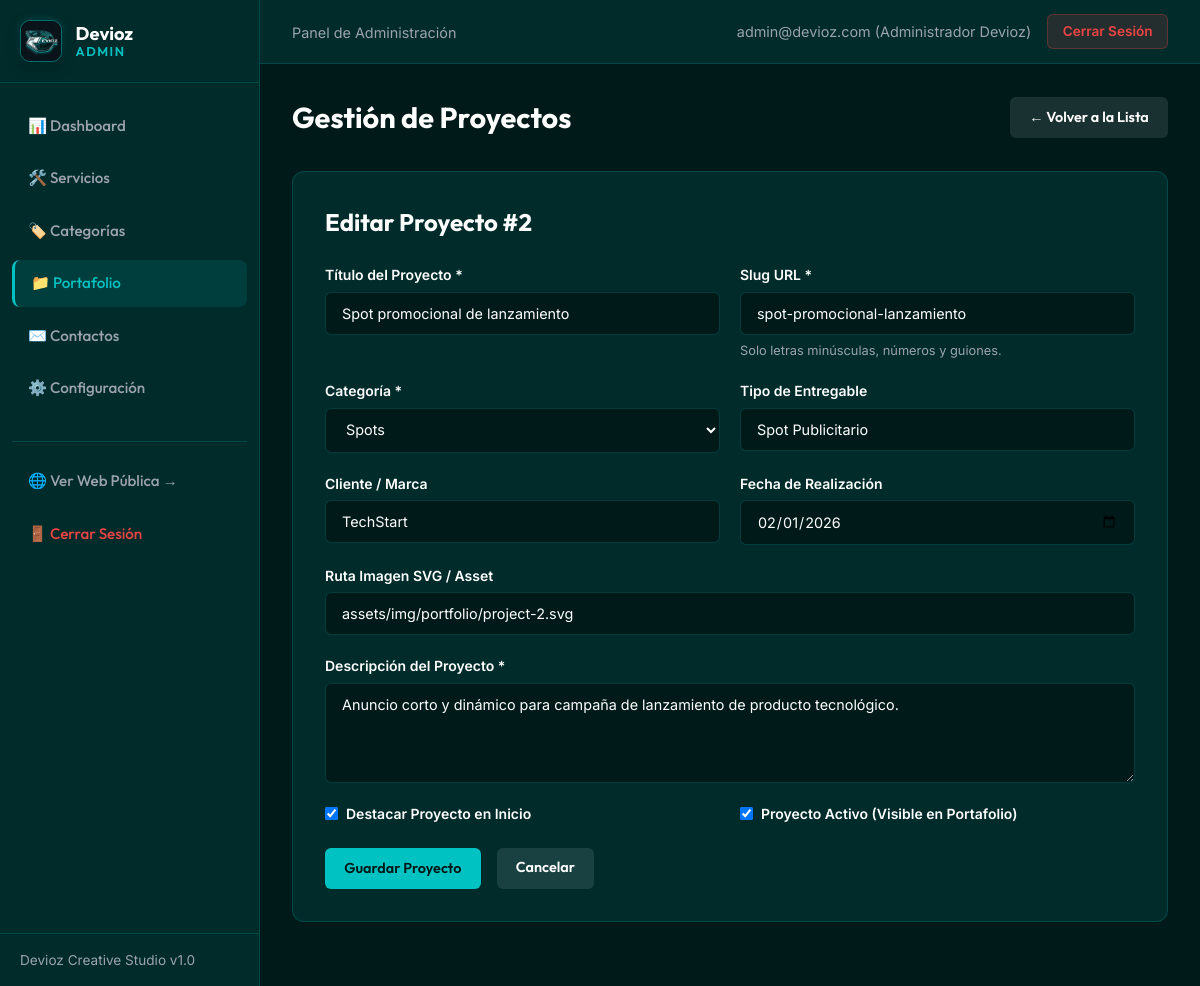
/admin/proyectos.php?action=edit&id=2 (signed in), run on the app's committed database.
### tables this page shows
CREATE TABLE `proyectos` (
  `id` INT AUTO_INCREMENT PRIMARY KEY,
  `categoria_id` INT NOT NULL,
  `titulo` VARCHAR(150) NOT NULL,
  `slug` VARCHAR(180) NOT NULL UNIQUE,
  `descripcion` TEXT NOT NULL,
  `imagen` VARCHAR(255) NULL,
  `tipo` VARCHAR(80) NULL,
  `cliente` VARCHAR(120) NULL,
  `fecha` DATE NULL,
  `destacado` TINYINT DEFAULT 0 COMMENT '1: Sí, 0: No',
  `estado` TINYINT DEFAULT 1 COMMENT '1: Activo, 0: Inactivo',
  `creado_en` TIMESTAMP DEFAULT CURRENT_TIMESTAMP,
  KEY `idx_proyectos_categoria` (`categoria_id`),
  KEY `idx_proyectos_estado` (`estado`),
  KEY `idx_proyectos_destacado` (`destacado`),
  CONSTRAINT `fk_proyectos_categorias` 
    FOREIGN KEY (`categoria_id`) 
    REFERENCES `categorias` (`id`) 
    ON DELETE CASCADE 
    ON UPDATE CASCADE
);

CREATE TABLE `categorias` (
  `id` INT AUTO_INCREMENT PRIMARY KEY,
  `nombre` VARCHAR(100) NOT NULL,
  `slug` VARCHAR(120) NOT NULL UNIQUE,
  `estado` TINYINT DEFAULT 1 COMMENT '1: Activo, 0: Inactivo',
  `creado_en` TIMESTAMP DEFAULT CURRENT_TIMESTAMP,
  KEY `idx_categorias_estado` (`estado`)
);

### backend/helpers/validation.php (called while the page is built, shortened)
<?php
function sanitizeText($data) {
    return htmlspecialchars(trim($data), ENT_QUOTES, 'UTF-8');
}

### admin/proyectos.php (the view, shortened to what this page needs)
<?php
require_once __DIR__ . '/../backend/helpers/validation.php';
$pdo = getPDOConnection();
$action = sanitizeText($_GET['action'] ?? 'list');
$editProject = null;
if ($action === 'edit' && isset($_GET['id'])) {
    $id = (int)$_GET['id'];
    $stmt = $pdo->prepare("SELECT * FROM proyectos WHERE id = :id");
    $stmt->execute(['id' => $id]);
    $editProject = $stmt->fetch();
}
$categories = $pdo->query("SELECT id, nombre, estado FROM categorias ORDER BY nombre ASC")->fetchAll();
require_once __DIR__ . '/includes/header.php';
?>
<div class="page-title-box">
  <h1 class="page-title">Gestión de Proyectos</h1>
  <?php if ($action === 'list'): ?>
    <a href="proyectos.php?action=create" class="btn-admin btn-admin-primary">+ Nuevo Proyecto</a>
  <?php else: ?>
    <a href="proyectos.php" class="btn-admin btn-admin-secondary">&larr; Volver a la Lista</a>
  <?php endif; ?>
</div>
<?php if ($action === 'create' || $action === 'edit'): ?>
  <div class="admin-card">
    <h2 style="font-family: var(--font-heading); margin-bottom: 1.5rem;">
      <?php echo $editProject ? 'Editar Proyecto #' . $editProject['id'] : 'Crear Nuevo Proyecto'; ?>
    </h2>
    <form method="POST" action="proyectos.php">
      <div class="form-grid">
        <div class="form-group-admin">
          <label for="titulo">Título del Proyecto *</label>
          <input type="text" id="titulo" name="titulo" class="form-control-admin" maxlength="150" required value="<?php echo htmlspecialchars($editProject['titulo'] ?? ''); ?>">
        </div>
        <div class="form-group-admin">
          <label for="slug">Slug URL *</label>
          <input type="text" id="slug" name="slug" class="form-control-admin" maxlength="180" placeholder="ej-campana-redes" required value="<?php echo htmlspecialchars($editProject['slug'] ?? ''); ?>">
          <small style="color: var(--devioz-gray); font-size: 0.8rem;">Solo letras minúsculas, números y guiones.</small>
        </div>
        <div class="form-group-admin">
          <label for="categoria_id">Categoría *</label>
          <select id="categoria_id" name="categoria_id" class="form-control-admin" required>
            <?php foreach ($categories as $cat): ?>
              <option value="<?php echo $cat['id']; ?>" <?php echo (isset($editProject) && $editProject['categoria_id'] == $cat['id']) ? 'selected' : ''; ?>>
                <?php echo htmlspecialchars($cat['nombre']); ?><?php echo $cat['estado'] == 0 ? ' [Inactiva]' : ''; ?>
              </option>
            <?php endforeach; ?>
          </select>
        </div>
        <div class="form-group-admin">
          <label for="tipo">Tipo de Entregable</label>
          <input type="text" id="tipo" name="tipo" class="form-control-admin" maxlength="80" placeholder="Ej. Diseño Gráfico, Spot" value="<?php echo htmlspecialchars($editProject['tipo'] ?? ''); ?>">
        </div>
        <div class="form-group-admin">
          <label for="cliente">Cliente / Marca</label>
          <input type="text" id="cliente" name="cliente" class="form-control-admin" maxlength="120" placeholder="Ej. Devioz Corp" value="<?php echo htmlspecialchars($editProject['cliente'] ?? ''); ?>">
        </div>
        <div class="form-group-admin">
          <label for="fecha">Fecha de Realización</label>
          <input type="date" id="fecha" name="fecha" class="form-control-admin" value="<?php echo htmlspecialchars($editProject['fecha'] ?? ''); ?>">
        </div>
        <div class="form-group-admin full">
          <label for="imagen">Ruta Imagen SVG / Asset</label>
          <input type="text" id="imagen" name="imagen" class="form-control-admin" maxlength="255" value="<?php echo htmlspecialchars($editProject['imagen'] ?? 'assets/img/portfolio/project-1.svg'); ?>">
        </div>
        <div class="form-group-admin full">
          <label for="descripcion">Descripción del Proyecto *</label>
          <textarea id="descripcion" name="descripcion" class="form-control-admin" maxlength="5000" required><?php echo htmlspecialchars($editProject['descripcion'] ?? ''); ?></textarea>
        </div>
        <div class="form-group-admin">
          <label style="display: flex; align-items: center; gap: 0.5rem; cursor: pointer;">
            <input type="checkbox" name="destacado" value="1" <?php echo (isset($editProject) && $editProject['destacado'] == 1) ? 'checked' : ''; ?>>
            <span>Destacar Proyecto en Inicio</span>
          </label>
        </div>
        <div class="form-group-admin">
          <label style="display: flex; align-items: center; gap: 0.5rem; cursor: pointer;">
            <input type="checkbox" name="estado" value="1" <?php echo (!isset($editProject) || $editProject['estado'] == 1) ? 'checked' : ''; ?>>
            <span>Proyecto Activo (Visible en Portafolio)</span>
          </label>
        </div>
      </div>
      <div style="margin-top: 1.5rem; display: flex; gap: 1rem;">
        <button type="submit" class="btn-admin btn-admin-primary">Guardar Proyecto</button>
        <a href="proyectos.php" class="btn-admin btn-admin-secondary">Cancelar</a>
      </div>
    </form>
  </div>
<?php endif; ?>
<?php require_once __DIR__ . '/includes/footer.php'; ?>

### admin/assets/css/admin.css (style rules this page uses)
:root { --devioz-primary: #00c2c2; --devioz-primary-hover: #00d4d4; --devioz-dark: #001a1a; --devioz-dark-secondary: #002b2b; --devioz-teal-deep: #004d4d; --devioz-teal: #14b8a6; --devioz-white: #ffffff; --devioz-gray: #9ca3af; --devioz-border: rgba(0, 194, 194, 0.2); --devioz-danger: #ef4444; --devioz-success: #25d366; --devioz-warning: #f59e0b; --sidebar-width: 260px; --font-heading: 'Outfit', sans-serif; --font-body: 'Inter', sans-serif; }
*, *::before, *::after { box-sizing: border-box; margin: 0; padding: 0; }
body { font-family: var(--font-body); background-color: var(--devioz-dark); color: var(--devioz-white); line-height: 1.5; display: flex; min-height: 100vh; }
a { color: inherit; text-decoration: none; }
.page-title-box { margin-bottom: 2rem; display: flex; align-items: center; justify-content: space-between; }
.page-title { font-family: var(--font-heading); font-size: 1.8rem; font-weight: 700; }
.btn-admin { display: inline-flex; align-items: center; gap: 0.4rem; padding: 0.6rem 1.2rem; font-family: var(--font-heading); font-size: 0.9rem; font-weight: 600; border-radius: 6px; border: none; cursor: pointer; transition: all 0.2s ease; }
.btn-admin-primary { background: var(--devioz-primary); color: var(--devioz-dark); }
.btn-admin-secondary { background: rgba(255,255,255,0.1); color: #fff; }
.admin-card { background: var(--devioz-dark-secondary); border: 1px solid var(--devioz-border); border-radius: 12px; padding: 2rem; margin-bottom: 2rem; }
.form-grid { display: grid; grid-template-columns: repeat(2, 1fr); gap: 1.25rem; }
.form-group-admin { display: flex; flex-direction: column; gap: 0.4rem; }
.form-group-admin.full { grid-column: span 2; }
.form-group-admin label { font-size: 0.875rem; font-weight: 600; color: var(--devioz-white); }
.form-control-admin { background: var(--devioz-dark); border: 1px solid var(--devioz-border); border-radius: 6px; padding: 0.75rem 1rem; color: #fff; font-family: var(--font-body); font-size: 0.9rem; outline: none; }
textarea.form-control-admin { min-height: 100px; resize: vertical; }

### data on the page
proyectos: id "2", titulo "Spot promocional de lanzamiento", slug "spot-promocional-lanzamiento", categoria_id "Spots", tipo "Spot Publicitario", cliente "TechStart", fecha "02/01/2026", imagen "assets/img/portfolio/project-2.svg", descripcion "Anuncio corto y dinámico para campaña de lanzamiento de producto tecnológico.", destacado "☑", estado "☑"

### other printed values
$currentUser['email'] "admin@devioz.com"
$currentUser['nombre'] "Administrador Devioz"
